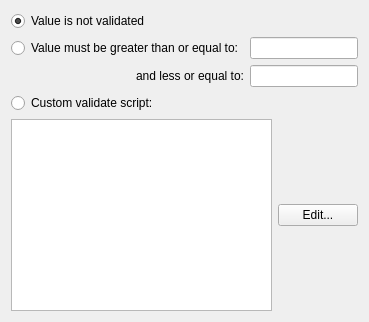
            <widget class="QWidget" name="tabValidate">
             <attribute name="title">
              <string>Validate</string>
             </attribute>
             <layout class="QVBoxLayout" name="verticalLayout_34">
              <item>
               <widget class="QRadioButton" name="NoValid">
                <property name="text">
                 <string>Value is not validated</string>
                </property>
                <property name="checked">
                 <bool>true</bool>
                </property>
               </widget>
              </item>
              <item>
               <layout class="QGridLayout" name="gridLayout_10">
                <item row="0" column="0">
                 <widget class="QRadioButton" name="SimpleValid">
                  <property name="text">
                   <string>Value must be greater than or equal to:</string>
                  </property>
                 </widget>
                </item>
                <item row="1" column="0">
                 <widget class="QLabel" name="label_27">
                  <property name="text">
                   <string>and less or equal to:</string>
                  </property>
                  <property name="alignment">
                   <set>Qt::AlignRight|Qt::AlignTrailing|Qt::AlignVCenter</set>
                  </property>
                 </widget>
                </item>
                <item row="0" column="1">
                 <widget class="QLineEdit" name="MinValid"/>
                </item>
                <item row="1" column="1">
                 <widget class="QLineEdit" name="MaxValid"/>
                </item>
               </layout>
              </item>
              <item>
               <widget class="QRadioButton" name="CustomValid">
                <property name="text">
                 <string>Custom validate script:</string>
                </property>
               </widget>
              </item>
              <item>
               <layout class="QHBoxLayout" name="horizontalLayout_19">
                <item>
                 <widget class="QTextEdit" name="ValidScript">
                  <property name="minimumSize">
                   <size>
                    <width>0</width>
                    <height>50</height>
                   </size>
                  </property>
                 </widget>
                </item>
                <item>
                 <widget class="QPushButton" name="EditValScript">
                  <property name="text">
                   <string>Edit...</string>
                  </property>
                  <property name="autoDefault">
                   <bool>false</bool>
                  </property>
                 </widget>
                </item>
               </layout>
              </item>
             </layout>
            </widget>
